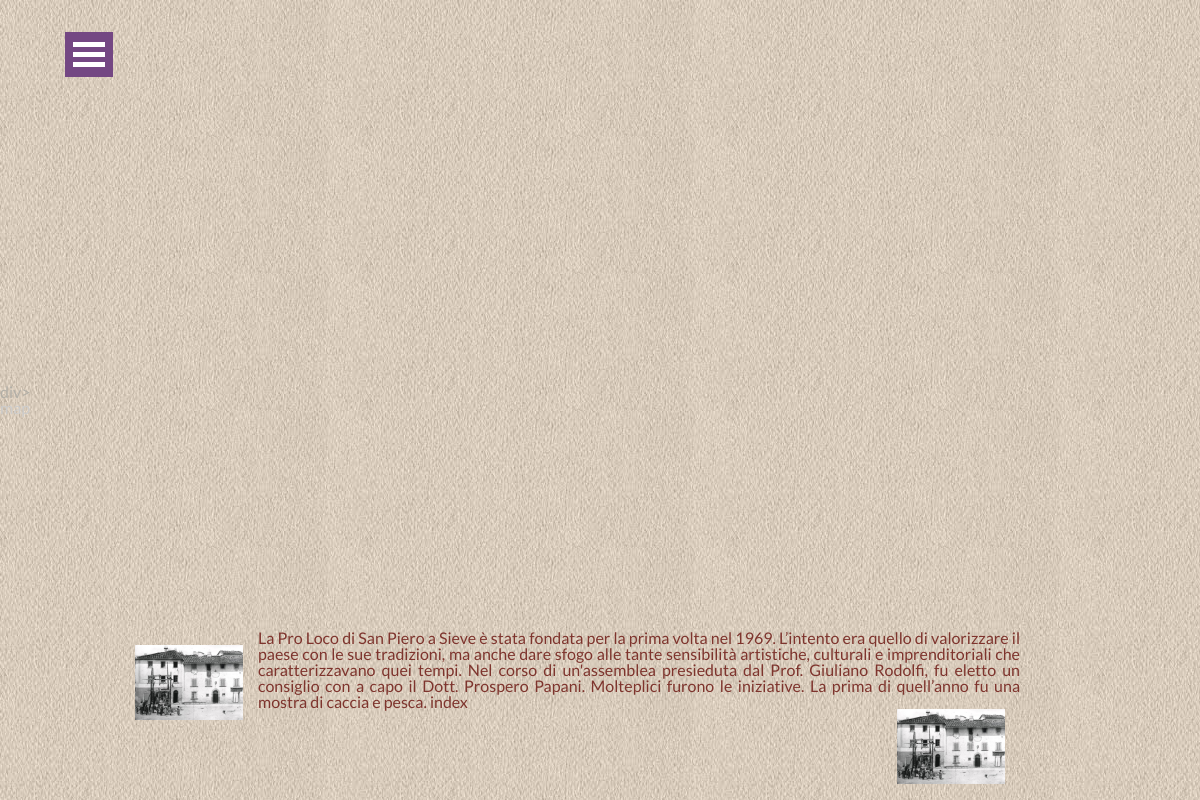
The page / on the database its author committed.
### beb/models.py (models this page shows, shortened)
class Entries(models.Model):
    author_id = models.IntegerField(default=0)
    slug = models.CharField(max_length=100, default=" ")
    title = models.CharField(max_length=512)
    markdown = models.CharField(max_length=255)
    html = models.CharField(max_length=512)
    published = models.DateTimeField("date published")
    updated = models.DateTimeField("date published")
    img = models.CharField(max_length=100)
    dir = models.CharField(max_length=100)
    html2 = models.CharField(max_length=255)
    html3 = models.CharField(max_length=255)
    img2 = models.CharField(max_length=100)
    img3 = models.CharField(max_length=100)

### beb/views.py (the view)
# urls.py: path("", views.index, name="index"),
def index(request):
    luogo = "index"
    entries = Entries.objects.filter(slug=luogo)
    menuweb = Menuweb.objects.filter(livello=2)
    submenu = Menuweb.objects.filter(livello=3)
    slider = Slider.objects.filter(codice=luogo)
    context = {"entries": entries, "menuweb": menuweb, "submenu": submenu, "slider": slider, "luogo": luogo}
    return render(request, "beb/index.html", context)

### beb/templates/beb/index.html (shortened to what this page needs)
<!DOCTYPE html>
<html lang="en">
	{% load static %}
<head>
	<link rel="stylesheet" type="text/css" href="{% static 'beb/menu_6/css/default.css'%}" />
	<link rel="stylesheet" type="text/css" media="all" href="{% static 'beb/news/css/styles.css'%}"/>
		<link rel="stylesheet" type="text/css" href="{% static 'beb/menu_6/css/default.css'%}" />
		<link rel="stylesheet" type="text/css" href="{% static 'beb/menu_6/css/component.css'%}" />
</head>
<body>
{% include 'beb/menu5.html' %}
    <p>
    <a href="https://www.google.com/maps/place/Piazza+Cavour,+44,+50031+Barberino+di+Mugello+FI/@43.9991745,11.2356229,17z/data=!3m1!4b1!4m6!3m5!1s0x132ae4b3b54b48a5:0x4180bbe02184d5a!8m2!3d43.9991707!4d11.2381978!16s%2Fg%2F11c5k4ls2p?authuser=0&entry=ttu&g_ep=EgoyMDI1MDEyMC4wIKXMDSoASAFQAw%3D%3D">map </a>
    </p>
<iframe  scrolling="no" width="100%" height="500 px" src="/beb/slide?luogo=mugello" frameborder="0" style=" margin-top:-24%; margin-left:-10%;margin-right:-15%;"></iframe>
	<p style="text-align: justify;  color:#7e342d; margin-right:15%;margin-left:10%;">
		{% for entrie in entries %}
		<img  class="zoom" src= "{% static 'beb/img/'%}{{entrie.img}}" width="12%" height="12%" alt="" style="float: left; margin: 15px 15px 15px 15px;"/>{{entrie.html}}
		<img class="zoom" src="{% static 'beb/img/'%}{{entrie.img2}}" width="12%" height="12%" alt="" style="float: right; margin: 15px 15px 15px 15px;"/>
		{% endfor %}
		{{luogo}}
		</p>
</html>

### beb/templates/beb/menu5.html (shortened to what this page needs)
{% load static %}
<!DOCTYPE html>
<html lang="en" >
	<head>
	<link rel="stylesheet" type="text/css" href="{% static 'beb/menu_6/css/default.css'%}" />
	<link rel="stylesheet" type="text/css" media="all" href="{% static 'beb/news/css/styles.css'%}"/>
	<link rel="stylesheet" type="text/css" href="{% static 'beb/menu_6/css/default.css'%}" />
	<link rel="stylesheet" type="text/css" href="{% static 'beb/menu_6/css/component.css'%}" />
	</head>
	<body>
		<div class="container demo-5">
			<div class="main clearfix">
				<div class="column">
					<div id="dl-menu" class="dl-menuwrapper">
						<button class="dl-trigger">Open Menu</button>
					</div>
				</div>
			</div>
		</div>
	</body>
</html>

### beb/static/beb/menu_6/css/default.css (style rules this page uses)
.zoom { background-color:white; transition: transform .2s; margin: 0 auto; }
body, html { font-size: 100%; padding: 0; margin: 0; }
*, *:after, *:before { -webkit-box-sizing: border-box; -moz-box-sizing: border-box; box-sizing: border-box; }
.clearfix:before, .clearfix:after { content: " "; display: table; }
.clearfix:after { clear: both; }
body { font-family: 'Lato', Calibri, Arial, sans-serif; color: #b1aea6; background: #fffcf5; min-height: 800px; background-image: url(../images/background.jpg); }
a { color: #ccc; text-decoration: none; }
.main, .container > header { width: 100%; margin: 0 auto; padding: 0 1.875em 3.125em 1.875em; }
.main { max-width: 69em; padding-top: 2em; }
.column { float: left; width: 50%; padding: 0 2em; min-height: 300px; min-width: 320px; position: relative; }
.column:last-child:before { content: ''; position: absolute; height: 7px; background: #ceccc6; top: 100px; left: 10px; }

### beb/static/beb/news/css/styles.css (style rules this page uses)
html, body, div, span, applet, object, iframe, h1, h2, h3, h4, h5, h6, p, blockquote, pre, a, abbr, acronym, address, big, cite, code, del, dfn, em, img, ins, kbd, q, s, samp, small, strike, strong, sub, sup, tt, var, b, u, i, center, dl, dt, dd, ol, ul, li, fieldset, form, label, legend, table, caption, tbody, tfoot, thead, tr, th, td, article, aside, canvas, details, embed, figure, figcaption, footer, header, hgroup, menu, nav, output, ruby, section, summary, time, mark, audio, video { margin: 0; padding: 0; border: 0; font-size: 100%; font: inherit; vertical-align: baseline; outline: none; -webkit-font-smoothing: antialiased; -webkit-text-size-adjust: 100%; -ms-text-size-adjust: 100%; -webkit-box-sizing: border-box; -moz-box-sizing: border-box; box-sizing: border-box; }
html { overflow-y: scroll; }
body { font-family: 'Helvetica Neue', Helvetica, Arial, sans-serif; font-size: 62.5%; line-height: 1; color: #515151; padding: 0 0; background: #e5e5e5 url('../img/brushed.png'); }
img { border: 0; max-width: 100%; }
.clearfix:after { content: "."; display: block; clear: both; visibility: hidden; line-height: 0; height: 0; }
.clearfix { display: inline-block; }

### beb/static/beb/menu_6/css/component.css (style rules this page uses)
.dl-menuwrapper { width: 100%; max-width: 300px; float: left; position: relative; -webkit-perspective: 1000px; perspective: 1000px; -webkit-perspective-origin: 50% 200%; perspective-origin: 50% 200%; }
.dl-menuwrapper:first-child { margin-right: 100px; }
.dl-menuwrapper button { background: #ccc; border: none; width: 48px; height: 45px; text-indent: -900em; overflow: hidden; position: relative; cursor: pointer; outline: none; }
.dl-menuwrapper button:after { content: ''; position: absolute; width: 68%; height: 5px; background: #fff; top: 10px; left: 16%; box-shadow: 0 10px 0 #fff, 0 20px 0 #fff; }
.demo-5 .dl-menuwrapper button { background: #744783; }

### rows shown on the page
Entries: img (picture), html "La Pro Loco di San Piero a Sieve è stata fondata per la prima volta nel 1969. L’intento era quello di valorizzare il paese con le sue tradizioni, ma anche dare sfogo alle tante sensibilità artistiche, culturali e imprenditoriali che caratterizzavano quei tempi. Nel corso di un'assemblea presieduta dal Prof. Giuliano Rodolfi, fu eletto un consiglio con a capo il Dott. Prospero Papani. Molteplici furono le iniziative. La prima di quell’anno fu una mostra di caccia e pesca.", img2 (picture), slug "index"
